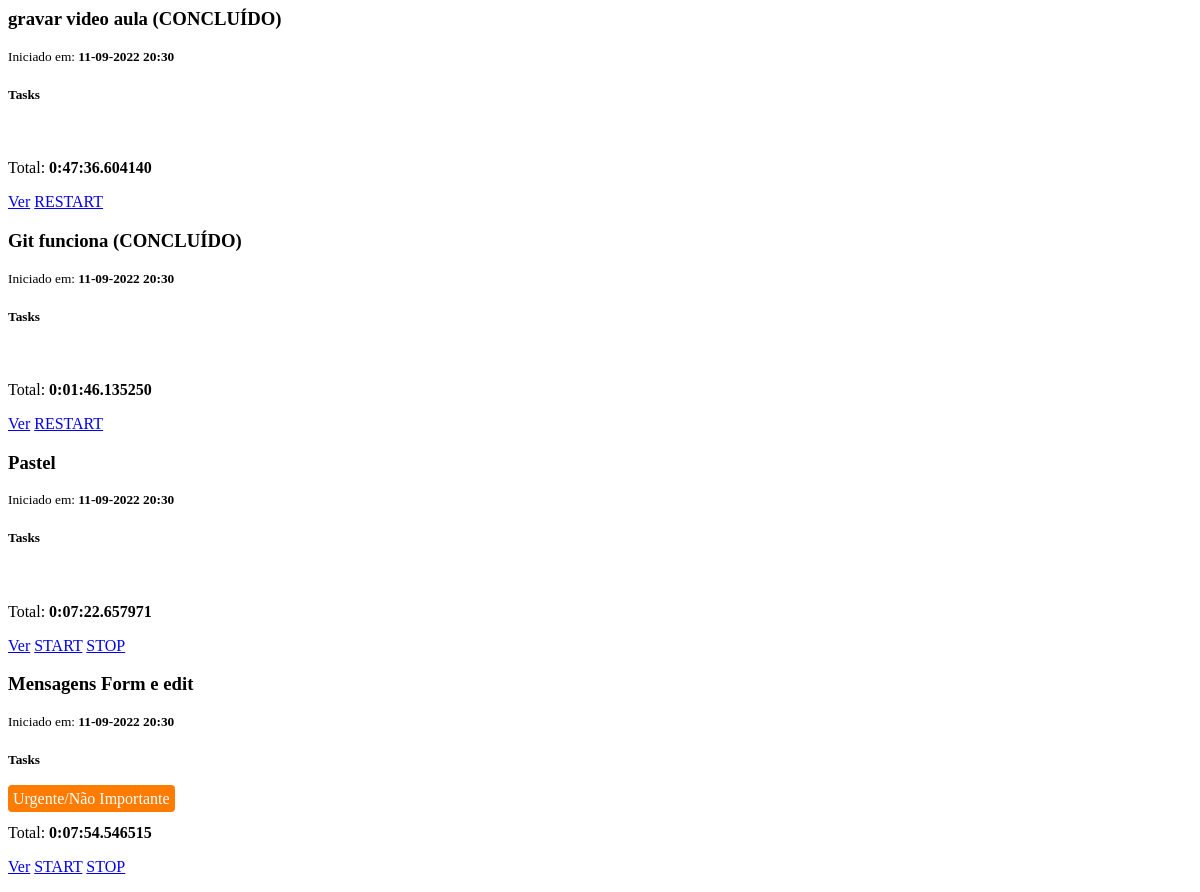
Page /tasks/lista on the earlier database version.
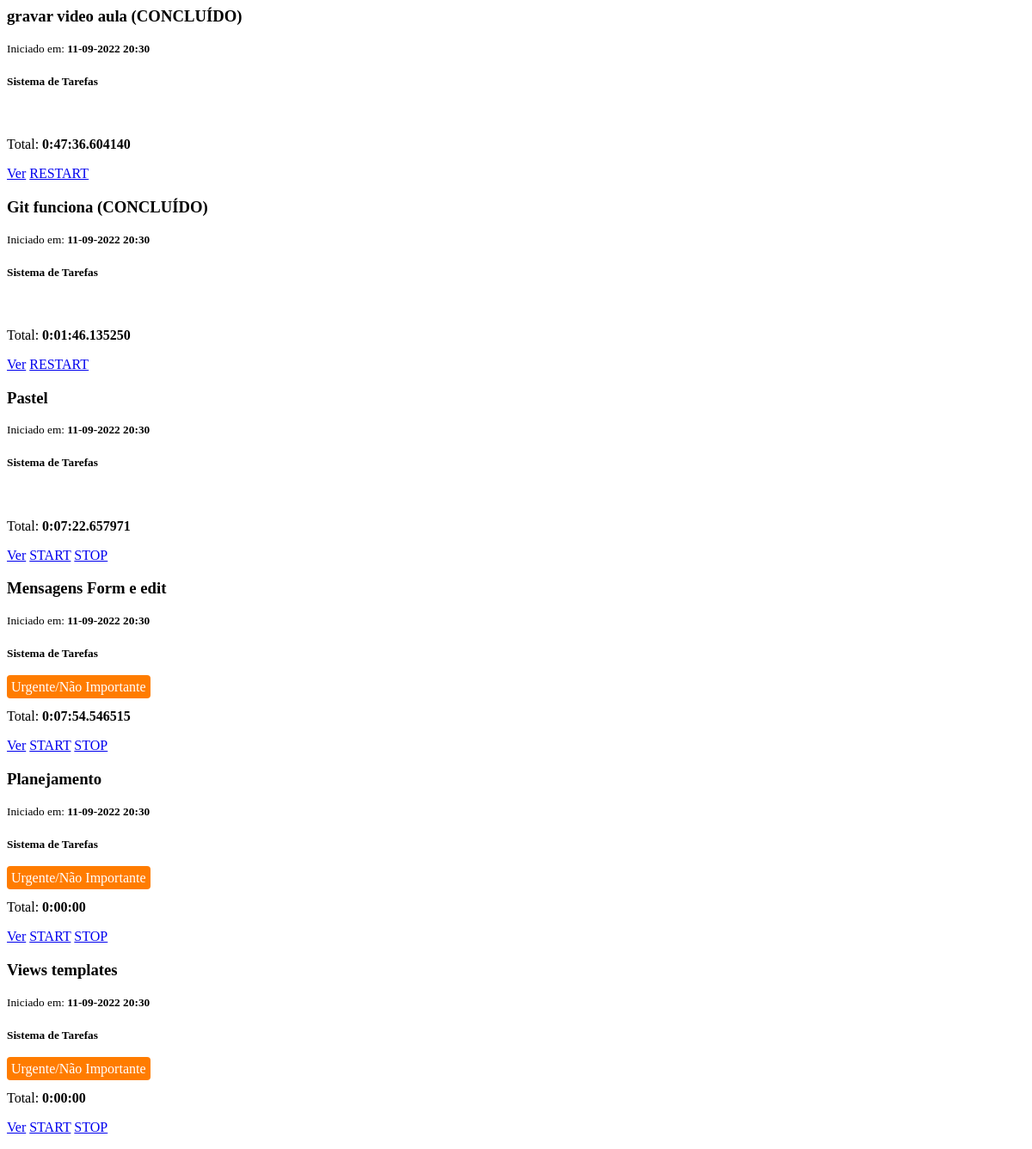
Same page on the later database version.
### projetos/models.py (models this page shows, shortened)
class Task(db.Model):
    nivel_task_colors = {1:"bg-success", 2:"bg-warning", 3: "#ff7c00", 4: "bg-danger" }
    nivel_task = { 1:"Não Urgene/Importante", 2:"Urgente/Importante", 3: "Urgente/Não Importante", 4: "Não Urgente/Não Importante" }
    id = db.Column(db.Integer, primary_key=True)
    task_name = db.Column(db.String(80), nullable=False)
    nivel = db.Column(db.Integer, nullable=False)
    concluido = db.Column(db.Boolean)
    project_id = db.Column(db.Integer, db.ForeignKey('project.id'),
        nullable=False)
    times = db.relationship('TaskTime', backref='task', lazy=True)

class Project(db.Model):
    project_status_colors = {1:"bg-success", 3:"bg-warning", 4: "#ff7c00", 2: "bg-danger" }
    project_status = {1:"Iniciado", 2: "Parado", 3:"Pausado", 4:"Concluído" }
    id = db.Column(db.Integer, primary_key=True)
    project_name = db.Column(db.String(80), nullable=False)
    manager = db.Column(db.String(80), nullable=False)
    manager_email = db.Column(db.String(120), nullable=False)
    start_date = db.Column(db.DateTime, nullable=False)
    finish_date = db.Column(db.DateTime)
    status = db.Column(db.Integer, nullable=False)
    tasks = db.relationship('Task', backref='project', lazy=True)

### projetos/vw_tasks.py (the view)
@bp.route("/tasks/lista", methods=("GET", ))
def lista():
    open_task = TaskTime.query.filter_by(end_time=None).first()
    query = Task.query.options(joinedload('project'))
    lista = Task.query.all()
    def calc_time(line):
        tempo = timedelta(days=0, seconds=0, microseconds=0)
        for l in line.times:
            tempo = tempo+(l.end_time-l.start_time)
        return tempo
    for l in lista:
        lista[lista.index(l)].total = calc_time(l)
    return render_template("projetos/tarefas/lista.html"
    , lista=lista, open_task=open_task
    )

### templates/projetos/tarefas/lista.html
<div class="list-group">
    {% for l in lista %}
    <div class="list-group-item list-group-item-action ative">
      <div class="d-flex w-100 justify-content-between">
        <h3 class="mb-1">{{ l.task_name }} {{ "(CONCLUÍDO)" if l.concluido else "" }}</h3>
        <small>Iniciado em: <strong>{{ l.project.start_date.strftime("%d-%m-%Y %H:%M") }}</strong></small>
      </div>
      <div class="d-flex w-100 justify-content-between">
        <h5>{{ l.project.project_name }}</h5>
        <p><span class="{{ l.nivel_task_colors.get(l.nivel) }}" style="padding: 5px; border-radius: 4px; background-color: {{l.nivel_task_colors.get(l.nivel)}} ; color: #ffffff;">{{ l.nivel_task.get(l.nivel) }}</span></p>
      </div>
      <div class="d-flex w-100 justify-content-between">
        <p>Total: <strong>{{ l.total }}</strong></p>
        <p>
          <a class="btn btn-primary" href="{{ url_for("task.edit", id=l.id)}}">Ver</a>
        {% if l.concluido %}
          <a href="{{ url_for("time.restart", task_id=l.id) }}" class="btn btn-success btn-warning {{"disabled" if open_task else ""}}">RESTART</a>
        {%else%}
          <a href="{{ url_for("time.start", task_id=l.id) }}" class="btn btn-success btn-start {{"disabled" if open_task else ""}}">START</a>
          <a href="{{ url_for("time.stop", task_id=l.id, id=open_task.id if open_task else 0) }}" class="btn btn-danger btn-stop {{"disabled" if not open_task or open_task.task_id!=l.id else ""}}" >STOP</a>
        </p>
        {%endif%}
      </div>
    </div>
    {% endfor %}
</div>

Differences in the rows shown:
changed through a linked row, Task "gravar video aula": project.project_name "Tasks" → "Sistema de Tarefas"
changed through a linked row, Task "Git funciona": project.project_name "Tasks" → "Sistema de Tarefas"
changed through a linked row, Task "Pastel": project.project_name "Tasks" → "Sistema de Tarefas"
changed through a linked row, Task "Mensagens Form e edit": project.project_name "Tasks" → "Sistema de Tarefas"
added Task: task_name "Planejamento", project.start_date "11-09-2022 20:30", project.project_name "Sistema de Tarefas", nivel_task.get "Urgente/Não Importante", total "0:00:00"
added Task: task_name "Views templates", project.start_date "11-09-2022 20:30", project.project_name "Sistema de Tarefas", nivel_task.get "Urgente/Não Importante", total "0:00:00"
